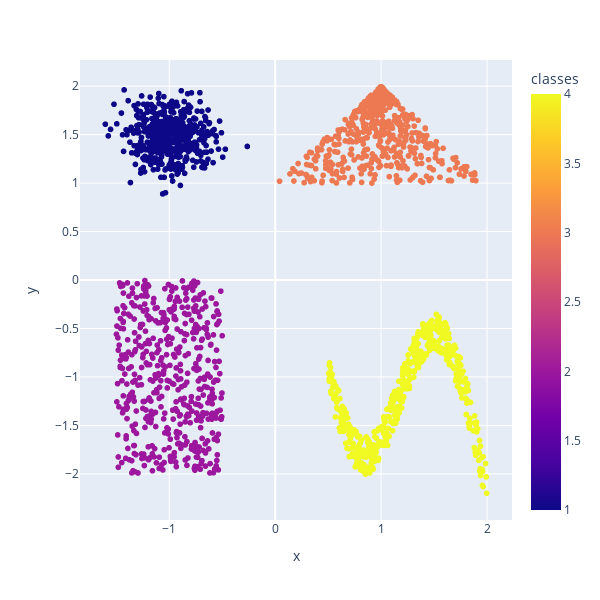

This figure's notebook cell:
### Code cell
fig = px.scatter(smiley, x = 'x', y = 'y', color = 'classes', width = 600, height = 600)
fig

### Figure 1 — Plotly figure (JSON) as saved in the notebook; plotly's stock layout.template omitted (floating-point values rounded to 4 significant figures; data arrays with more than 128 entries replaced by an {"elided": "..."} marker saying what was removed)
{"data": [{"hovertemplate": "x=%{x}<br>y=%{y}<br>classes=%{marker.color}<extra></extra>", "legendgroup": "", "marker": {"color": {"elided": "2000 int values"}, "coloraxis": "coloraxis", "symbol": "circle"}, "mode": "markers", "name": "", "showlegend": false, "type": "scattergl", "x": {"elided": "2000 float values"}, "xaxis": "x", "y": {"elided": "2000 float values"}, "yaxis": "y"}], "layout": {"coloraxis": {"colorbar": {"title": {"text": "classes"}}, "colorscale": [[0, "#0d0887"], [0.1111, "#46039f"], [0.2222, "#7201a8"], [0.3333, "#9c179e"], [0.4444, "#bd3786"], [0.5556, "#d8576b"], [0.6667, "#ed7953"], [0.7778, "#fb9f3a"], [0.8889, "#fdca26"], [1, "#f0f921"]]}, "height": 600, "legend": {"tracegroupgap": 0}, "margin": {"t": 60}, "width": 600, "xaxis": {"anchor": "y", "autorange": true, "domain": [0, 1], "range": [-1.843, 2.237], "title": {"text": "x"}, "type": "linear"}, "yaxis": {"anchor": "x", "autorange": true, "domain": [0, 1], "range": [-2.476, 2.27], "title": {"text": "y"}, "type": "linear"}}}
